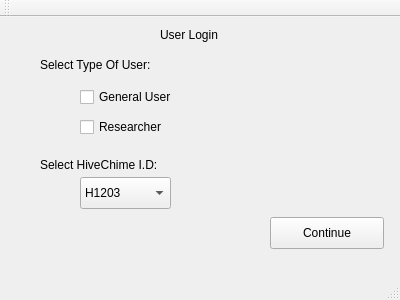
<?xml version="1.0" encoding="UTF-8"?>
<ui version="4.0">
 <class>MainWindow</class>
 <widget class="QMainWindow" name="MainWindow">
  <property name="geometry">
   <rect>
    <x>0</x>
    <y>0</y>
    <width>400</width>
    <height>300</height>
   </rect>
  </property>
  <property name="windowTitle">
   <string>MainWindow</string>
  </property>
  <widget class="QWidget" name="centralWidget">
   <widget class="QLabel" name="label_2">
    <property name="geometry">
     <rect>
      <x>40</x>
      <y>40</y>
      <width>131</width>
      <height>16</height>
     </rect>
    </property>
    <property name="text">
     <string>Select Type Of User:</string>
    </property>
   </widget>
   <widget class="QCheckBox" name="checkBox_2">
    <property name="geometry">
     <rect>
      <x>80</x>
      <y>100</y>
      <width>91</width>
      <height>20</height>
     </rect>
    </property>
    <property name="text">
     <string>Researcher</string>
    </property>
   </widget>
   <widget class="QPushButton" name="pushButton">
    <property name="geometry">
     <rect>
      <x>410</x>
      <y>310</y>
      <width>81</width>
      <height>31</height>
     </rect>
    </property>
    <property name="text">
     <string>Continue</string>
    </property>
   </widget>
   <widget class="QCheckBox" name="checkBox">
    <property name="geometry">
     <rect>
      <x>80</x>
      <y>70</y>
      <width>101</width>
      <height>20</height>
     </rect>
    </property>
    <property name="text">
     <string>General User</string>
    </property>
   </widget>
   <widget class="QLabel" name="label_3">
    <property name="geometry">
     <rect>
      <x>40</x>
      <y>140</y>
      <width>131</width>
      <height>16</height>
     </rect>
    </property>
    <property name="text">
     <string>Select HiveChime I.D:</string>
    </property>
   </widget>
   <widget class="QLabel" name="label">
    <property name="geometry">
     <rect>
      <x>160</x>
      <y>10</y>
      <width>71</width>
      <height>16</height>
     </rect>
    </property>
    <property name="text">
     <string>User Login</string>
    </property>
   </widget>
   <widget class="QComboBox" name="comboBox">
    <property name="geometry">
     <rect>
      <x>80</x>
      <y>160</y>
      <width>91</width>
      <height>32</height>
     </rect>
    </property>
    <item>
     <property name="text">
      <string>H1203</string>
     </property>
    </item>
    <item>
     <property name="text">
      <string>H2038</string>
     </property>
    </item>
   </widget>
   <widget class="QPushButton" name="pushButton_2">
    <property name="geometry">
     <rect>
      <x>270</x>
      <y>200</y>
      <width>114</width>
      <height>32</height>
     </rect>
    </property>
    <property name="text">
     <string>Continue</string>
    </property>
   </widget>
  </widget>
  <widget class="QMenuBar" name="menuBar">
   <property name="geometry">
    <rect>
     <x>0</x>
     <y>0</y>
     <width>400</width>
     <height>22</height>
    </rect>
   </property>
  </widget>
  <widget class="QToolBar" name="mainToolBar">
   <attribute name="toolBarArea">
    <enum>TopToolBarArea</enum>
   </attribute>
   <attribute name="toolBarBreak">
    <bool>false</bool>
   </attribute>
  </widget>
  <widget class="QStatusBar" name="statusBar"/>
 </widget>
 <layoutdefault spacing="6" margin="11"/>
 <resources/>
 <connections/>
</ui>
